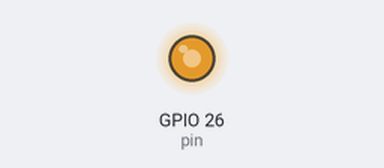
Simulated run of this program. Board: Raspberry Pi (BCM pin numbers). Shown: output pins drawn as LEDs (lit = HIGH). What the program prints to the terminal is not drawn. At 30.0 s the program stops and its outputs stay as they are.

Above: at 0.1 s.
At 30.1 s:
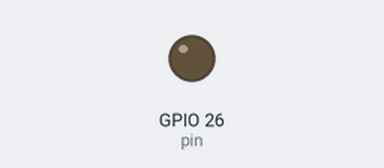
Timing chart, 0 to 31.5 s (numbered marks = the images above):
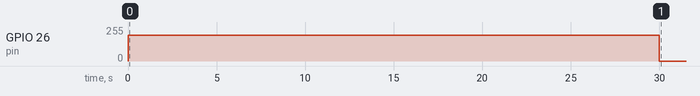

Measured:
- by itself, GPIO 26 (pin): 0/255 → 192/255 at 0.00 s, → 0/255 30.0 s later

The program:

pigpio-pwm.py
```python
#!/usr/bin/python3
# coding: utf-8


import pigpio
import time


pi = pigpio.pi()
pin = 26
pi.set_mode(pin, pigpio.OUTPUT)

dc = 192 #duty cycle between 0 and 255

pi.set_PWM_frequency(pin,8000) #frequenz between 10 to 8000Hz

print(pi.get_PWM_frequency(pin))

pi.set_PWM_dutycycle(pin,dc)

#for dc in range (255):
#	pi.set_PWM_dutycycle(pin,dc)
#	dc=dc+1
#	time.sleep(.1)
#	print(dc)


time.sleep(30)
pi.write(pin,0)
pi.stop()
```
